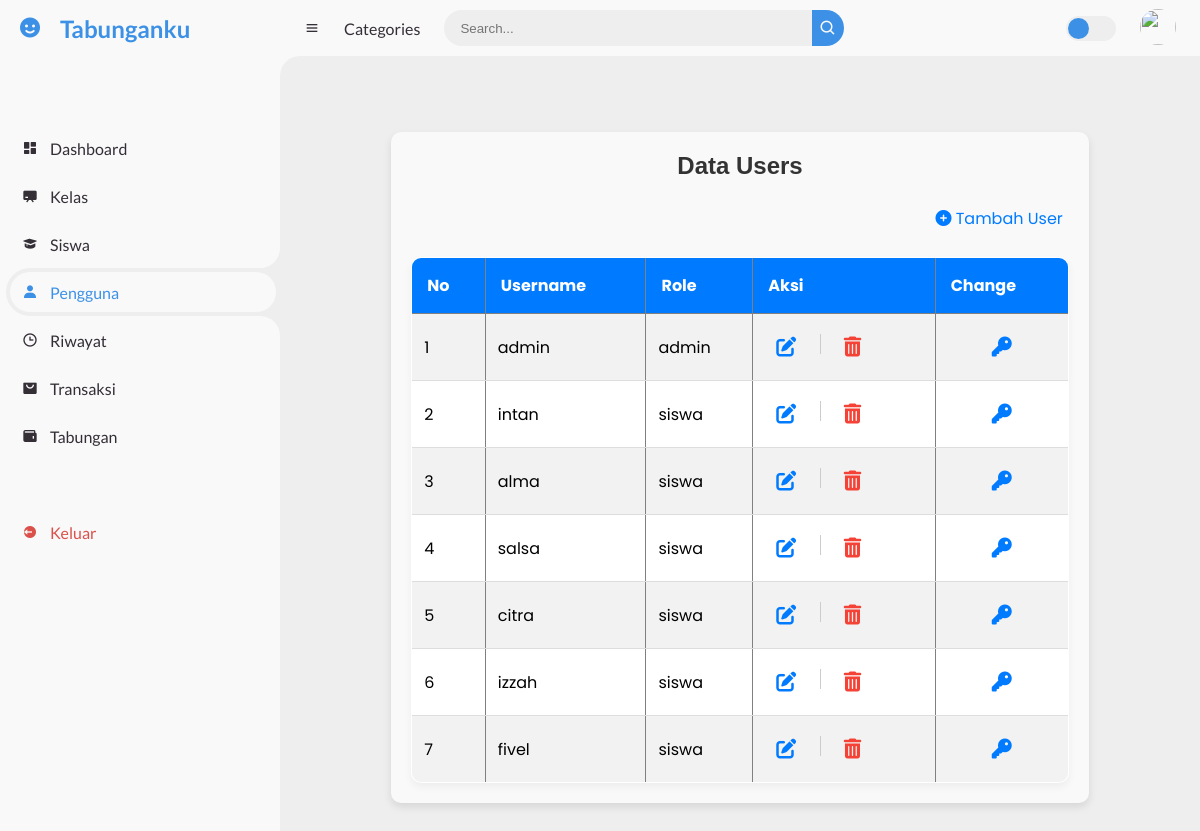
Screenshot of /admin.php?page=users (signed in) with the database file from the repository.
### tables this page shows
CREATE TABLE `user` (
  `id_user` int(11) NOT NULL,
  `username` varchar(250) NOT NULL,
  `password` varchar(250) NOT NULL,
  `role` enum('admin','siswa') NOT NULL,
  `id_siswa` int(11) DEFAULT NULL
);

### users.php (the view, shortened to what this page needs)
<?php
$query = "SELECT * FROM user";
$result = mysqli_query($koneksi, $query);
$no = 1;
?>
<!DOCTYPE html>
<html lang="en">
<head>
    <link rel="stylesheet" href="https://cdnjs.cloudflare.com/ajax/libs/font-awesome/6.0.0-beta3/css/all.min.css">
</head>
<body>
<div class="users-page">
    <div class="user-data">
        <h2>Data Users</h2>
        <div class="add-user">
            <a href="tambah_user.php" title="Tambah User">
                <i class="fas fa-plus-circle"></i>
                Tambah User
            </a>
        </div>
        <table border="1">
            <tr>
                <th>No</th>
                <th>Username</th>
                <th>Role</th>
                <th>Aksi</th>
                <th>Change</th>
            </tr>
            <?php while ($row = mysqli_fetch_assoc($result)) { ?>
                <tr>
                    <td><?php echo $no++; ?></td>
                    <td><?php echo $row['username']; ?></td>
                    <td><?php echo $row['role']; ?></td>
                    <td>
                        <a href="edit_user.php?id=<?php echo $row['id_user']; ?>" class="icon" title="Edit">
                            <i class="fas fa-edit"></i>
                        </a>
                        <a href="delete_user.php?id=<?php echo $row['id_user']; ?>" class="delete icon" title="Hapus" onclick="return confirm('Yakin ingin menghapus user ini?');">
                            <i class="fas fa-trash-alt"></i>
                        </a>
                    </td>
                    <td class="change-password">
                    <a href="change.php?id=<?php echo $row['id_user']; ?>" class="icon" title="Ganti Password">
                        <i class="fas fa-key"></i>
                    </a>
                    </td>
                </tr>
            <?php } ?>
        </table>
    </div>
</div>
</body>
</html>

### assets/style.css (style rules this page uses)
* { margin: 0; padding: 0; box-sizing: border-box; }
a { text-decoration: none !important; }
:root { --poppins: 'Poppins', sans-serif; --lato: 'Lato', sans-serif; --light: #F9F9F9; --blue: #3C91E6; --light-blue: #CFE8FF; --grey: #eee; --dark-grey: #AAAAAA; --dark: #342E37; --red: #DB504A; --yellow: #FFCE26; --light-yellow: #FFF2C6; --orange: #FD7238; --light-orange: #FFE0D3; }
html { overflow-x: hidden; }
body { background: var(--grey); overflow-x: hidden; }

### users.php (style rules this page uses)
.users-page .user-data { width: 80%; margin: 40px auto; padding: 20px; background-color: #f9f9f9; border-radius: 10px; box-shadow: 0 4px 8px rgba(0, 0, 0, 0.1); }
.users-page h2 { text-align: center; color: #333; font-size: 24px; margin-bottom: 20px; font-family: 'Arial', sans-serif; }
.users-page table { width: 100%; border-collapse: collapse; background-color: #fff; border-radius: 10px; overflow: hidden; box-shadow: 0 4px 8px rgba(0, 0, 0, 0.05); }
.users-page table th { background-color: #007bff; color: white; padding: 15px; text-align: left; font-weight: bold; }
.users-page table td { padding: 12px; border-bottom: 1px solid #ddd; }
.users-page table tr:nth-child(even) { background-color: #f2f2f2; }
.users-page a { color: #007bff; text-decoration: none; padding: 6px; border-radius: 5px; transition: 0.3s ease; display: inline-block; }
.users-page a.delete { color: #f44336; }
.users-page .icon { font-size: 20px; margin: 0 5px; }
.users-page .change-password { text-align: center; font-size: 20px; }
.add-user { display: flex; align-items: center; justify-content: flex-end; margin-bottom: 20px; }
.add-user a { font-size: 16px; margin-left: 8px; color: #007bff; text-decoration: none; }

### rows the page displays
user: username "admin", role "admin"
user: username "intan", role "siswa"
user: username "alma", role "siswa"
user: username "salsa", role "siswa"
user: username "citra", role "siswa"
user: username "izzah", role "siswa"
user: username "fivel", role "siswa"
